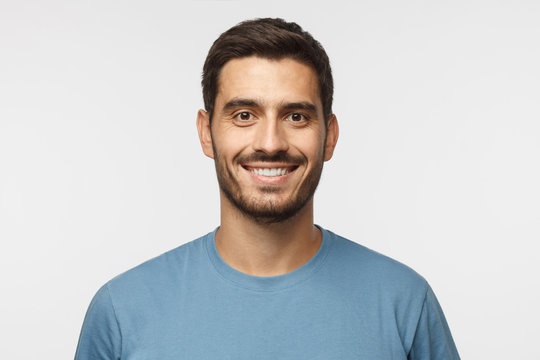
#> input picture Lab-3/lena.jpeg, 540 x 360 px, given in place of lena.jpg, which was not available
$ jupyter execute --allow-errors Lab_6.ipynb   (text cells are left out)
#> lines starting #> are read from the running program, lines starting #| are printed output that depends on the picture; pictures that were not available may be replaced by others from this repository, and a replacement may not be noted
[cell 1]
from PIL import Image, ImageFilter
import matplotlib.pyplot as plt

image = Image.open("/content/lena.jpg")
#> image is the input picture: PIL image 540x360 RGB; mean R, G, B 201.3, 202.8, 203.9

gray_image = image.convert('L')
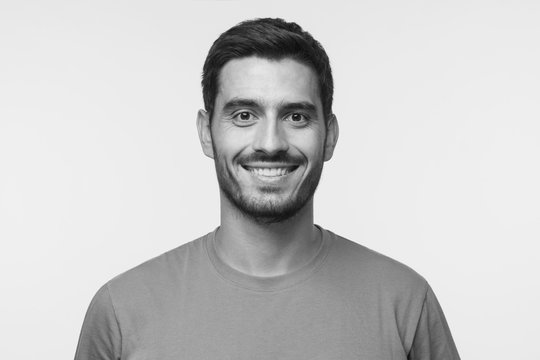
#> gray_image: PIL image 540x360 L; min 6, max 254, mean 202.5

edge_image = gray_image.filter(ImageFilter.Kernel((3,3),[0,-1,0,-1,4,-1,0,-1,0],2,16))
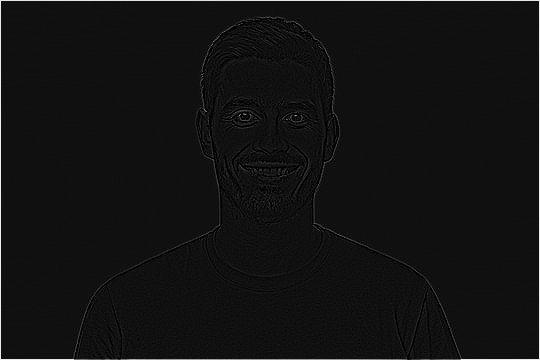
#> edge_image: PIL image 540x360 L; min 0, max 239, mean 18.2

edge_image_rgb = edge_image.convert('RGB')

plt.imshow(edge_image, cmap=plt.get_cmap('Greys_r'))

[cell 2]
from PIL import Image, ImageFilter
import matplotlib.pyplot as plt

#> (the rest of this cell did not finish here and is left out)

[cell 3]
import numpy as np
# image_out = np.array(edge_image) -gray_image
image_out = -np.array(edge_image) - gray_image
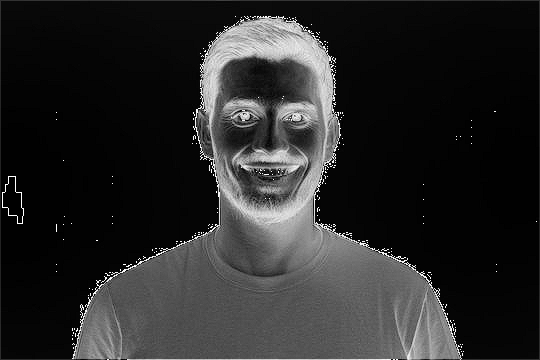
#> image_out: shape (360, 540); min 0, max 255, mean 40.2
plt.imshow(image_out,cmap='gray')

$ run again, with Lab-3/female.jpeg copied over Lab-3/lena.jpeg
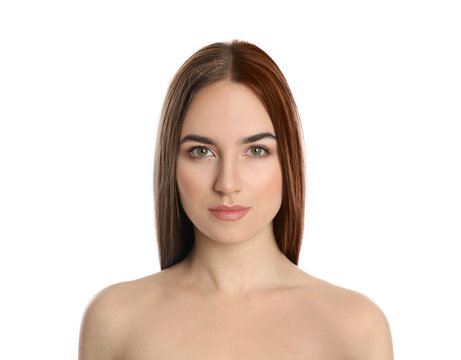
#> input picture Lab-3/female.jpeg, 461 x 360 px, given in place of lena.jpg, which was not available
#> image is the input picture: PIL image 461x360 RGB; mean R, G, B 230, 217.2, 209.3
#> `edge_image = gray_image.filter(ImageFilter.Kernel((3,3),[0,-1,0,-1,4,-..`:
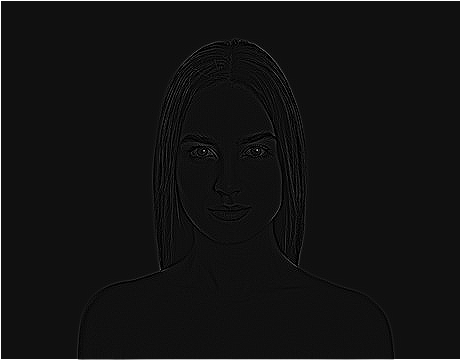
#> edge_image: PIL image 461x360 L; min 0, max 255, mean 18.5
#> `image_out = -np.array(edge_image) - gray_image`:
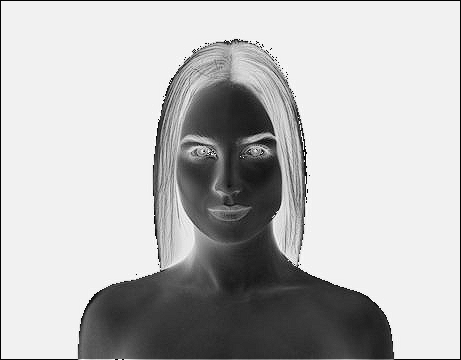
#> image_out: shape (360, 461); min 0, max 255, mean 188
